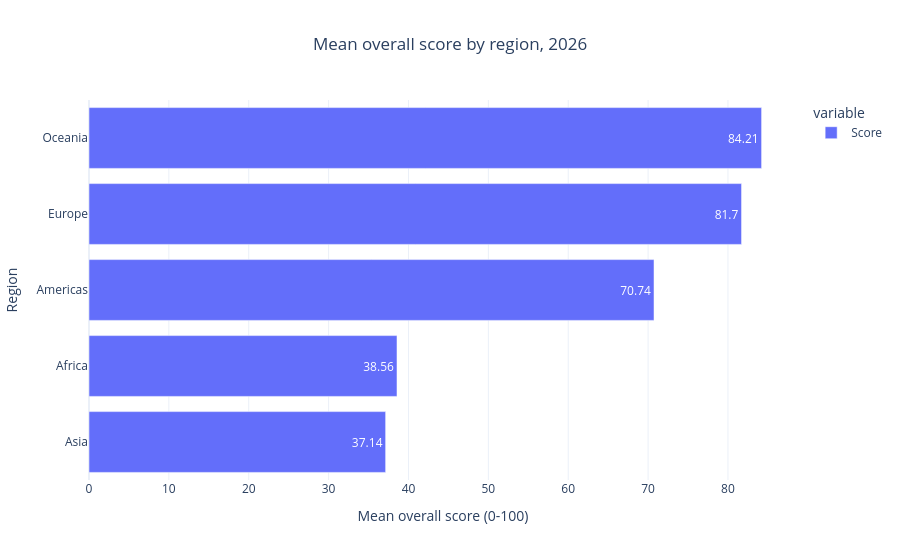

This figure's notebook cell:
### Markdown cell above
## 3. Question 1 + 3 — current standing per region

**Question:** which regions have the highest and lowest scores in 2026?

**Method:** mean overall score per region for the latest year.

### Code cell
region_2026 = total[total['Year'] == 2026].groupby('region')['Score'].mean().round(2).sort_values()
print('Region means, 2026:')
print(region_2026.to_string())

fig = px.bar(
    region_2026,
    orientation='h',
    title='Mean overall score by region, 2026',
    labels={'value': 'Mean overall score (0-100)', 'region': 'Region'},
    text_auto=True,
)
fig.update_layout(template='plotly_white', title_x=0.5)
fig.show()

### Figure 1 — Plotly figure (JSON) as saved in the notebook; plotly's stock layout.template omitted (floating-point values rounded to 4 significant figures)
{"data": [{"hovertemplate": "variable=Score<br>Mean overall score (0-100)=%{x}<br>Region=%{y}<extra></extra>", "legendgroup": "Score", "marker": {"color": "#636efa", "pattern": {"shape": ""}}, "name": "Score", "orientation": "h", "showlegend": true, "textposition": "auto", "texttemplate": "%{x}", "type": "bar", "x": [37.14, 38.56, 70.74, 81.7, 84.21], "xaxis": "x", "y": ["Asia", "Africa", "Americas", "Europe", "Oceania"], "yaxis": "y"}], "layout": {"barmode": "relative", "legend": {"title": {"text": "variable"}, "tracegroupgap": 0}, "title": {"text": "Mean overall score by region, 2026", "x": 0.5}, "xaxis": {"anchor": "y", "domain": [0.0, 1.0], "title": {"text": "Mean overall score (0-100)"}}, "yaxis": {"anchor": "x", "domain": [0.0, 1.0], "title": {"text": "Region"}}}}
